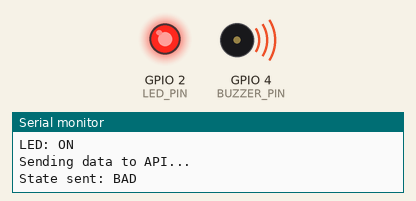
Simulated run of this sketch. Board: ESP32. Shown: output pins drawn as LEDs (lit = HIGH), buzzer (waves = sounding), the last lines printed to the serial monitor. WiFi joins after 1.5 s; servers stay silent unless stated; random numbers use the default seed unless the sketch sets one.

Above: at 1.6 s.
At 61.96 s:
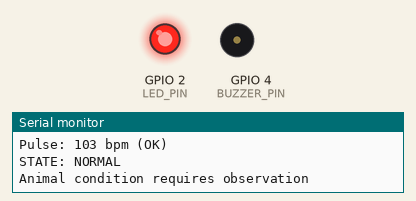
At 102.8 s:
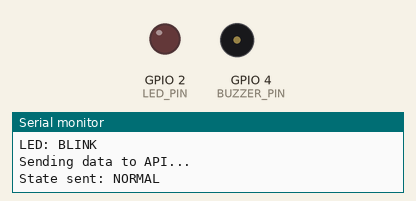
Timing chart, 0 to 109.3 s (numbered marks = the images above):
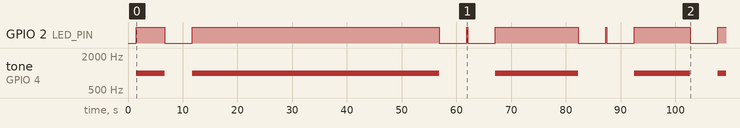

The sketch:

main.ino
```cpp
#include <WiFi.h>
#include <HTTPClient.h>

// ====== PINS ======
#define LED_PIN     2
#define BUZZER_PIN  4

// ====== WIFI ======
const char* ssid = "Wokwi-GUEST";
const char* password = "";

// ====== API ======
const char* apiUrl = "http://localhost:5000/api/sensors";

// ====== LIMITS ======
const float TEMP_CRITICAL = 39.5;
const int   PULSE_CRITICAL = 110;

void setup() {
  Serial.begin(115200);

  pinMode(LED_PIN, OUTPUT);
  pinMode(BUZZER_PIN, OUTPUT);

  digitalWrite(LED_PIN, LOW);
  digitalWrite(BUZZER_PIN, LOW);

  Serial.println("FarmEnviroControl ESP32 Simulator");
  Serial.println("Connecting to WiFi...");

  WiFi.begin(ssid, password);
  while (WiFi.status() != WL_CONNECTED) {
    delay(500);
    Serial.print(".");
  }

  Serial.println("\nWiFi connected");
}

void loop() {
  // ====== SIMULATED DATA ======
  float temperature = random(370, 420) / 10.0; // 37.0 - 42.0
  int pulse = random(70, 130);                 // bpm

  bool tempCritical = temperature > TEMP_CRITICAL;
  bool pulseCritical = pulse > PULSE_CRITICAL;

  String state = "GOOD";

  Serial.println("\n----------------------------");
  Serial.print("Temp: ");
  Serial.print(temperature);
  Serial.print(" °C ");

  if (tempCritical) {
    Serial.print("(CRITICAL > ");
    Serial.print(TEMP_CRITICAL);
    Serial.println(")");
  } else {
    Serial.println("(OK)");
  }

  Serial.print("Pulse: ");
  Serial.print(pulse);
  Serial.print(" bpm ");

  if (pulseCritical) {
    Serial.print("(CRITICAL > ");
    Serial.print(PULSE_CRITICAL);
    Serial.println(")");
  } else {
    Serial.println("(OK)");
  }

  // ====== STATE LOGIC ======
  if (tempCritical || pulseCritical) {
    state = "BAD";

    Serial.println("STATE: BAD");
    Serial.println("ALERT: Animal health is CRITICAL");
    Serial.println("Reason:");

    if (tempCritical) Serial.println(" - High temperature");
    if (pulseCritical) Serial.println(" - High pulse");

    digitalWrite(LED_PIN, HIGH);
    tone(BUZZER_PIN, 1000);

    Serial.println("Buzzer: ON");
    Serial.println("LED: ON");
  } else if (temperature >= 38.0) {
    state = "NORMAL";

    Serial.println("STATE: NORMAL");
    Serial.println("Animal condition requires observation");

    digitalWrite(LED_PIN, HIGH);
    delay(200);
    digitalWrite(LED_PIN, LOW);

    noTone(BUZZER_PIN);
    Serial.println("LED: BLINK");
  } else {
    state = "GOOD";

    Serial.println("STATE: GOOD");
    Serial.println("Animal is healthy");

    digitalWrite(LED_PIN, LOW);
    noTone(BUZZER_PIN);
  }

  Serial.println("Sending data to API...");
  Serial.print("State sent: ");
  Serial.println(state);

  delay(5000);
}
```

Measured:
- by itself, GPIO 2 (LED_PIN): LOW → HIGH at 1.5 s, → LOW 5.2 s later, → HIGH 5.0 s later, → LOW 45.1 s later, … (13 changes in this stretch)
- by itself, tone on GPIO 4 (BUZZER_PIN): plays 1000 Hz for 5.2 s, 1000 Hz for 45.1 s, 1000 Hz for 15.2 s, 1000 Hz for 10.2 s, 1000 Hz for 22.2 s
